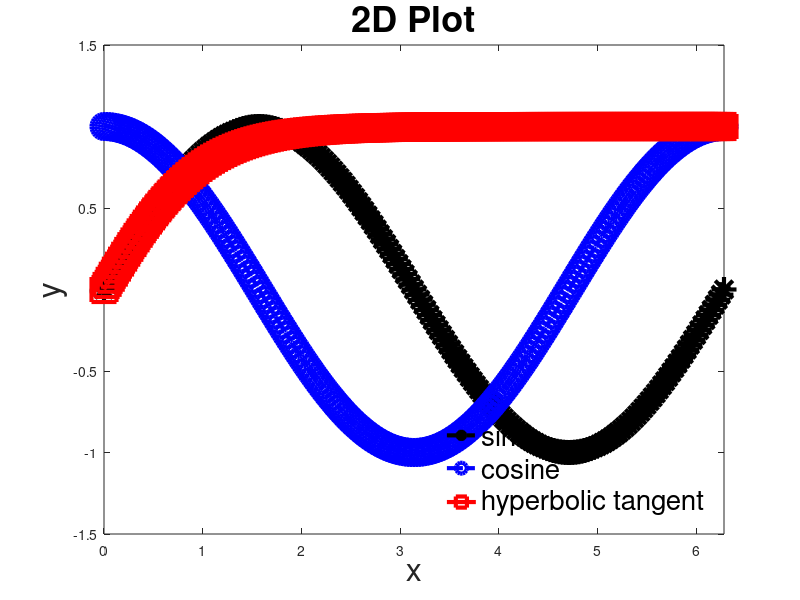

Source code (MATLAB):
%%%%%%%%%%%%%%%%%%%%%%%%%%%%%%%%%%%%%%%%%%%%%%%%%%%%%%%%%%%%%%%%%%%%%%%
%
% Introduction to Matlab
%
%%%%%%%%%%%%%%%%%%%%%%%%%%%%%%%%%%%%%%%%%%%%%%%%%%%%%%%%%%%%%%%%%%%%%%%


%%%%%%%%%%%%%%%%%%%%%%%%%%%%%%%%%%%%%%%%%%%
% Matrix and Array Creation
A = [1, 2, 3];
B = [1 2 3];

C = [1; 2; 3];

D = zeros(5, 10);
E = ones(10,3);
F = rand(3,4);

% Matrix and Array Operation
ApB = A + B;
Cp = C';
DtE = D*E;
FtF = F.*F;

% Matrix and Array Concatenation
AB1 = [A, B];
AB2 = [A; B];

% Array Indexing
aNum = F(5);
F1 = F(1:2,:);
F2 = F(3,[1,3]);

% Character Strings
S1 = 'CIS 2033: Computational Probability and Statistics, Section 002';
S2 = 'It''s Good';
S3 = ['The lab starts at ', num2str(9), ' AM.'];

% Function
V1 = rand(5,1);
V2 = rand(5,1);
max1 = max(V1);
min1 = min(V1);
max2 = max(V1, V2);
min2 = min(V1, V2);
[maxV, maxIndex] = max(V1);
[minV, minIndex] = min(V1);
clc % clears the command line;

% Plot
styles={'-.*k','-.ob','-sr'};
xs = 0:pi/100:2*pi;
ys = [sin(xs);cos(xs);tanh(xs)];
fig1 = figure;
ah = axes('Fontsize', 20);
set(fig1, 'CurrentAxes', ah);
for i=1:3
    plot(xs,ys(i,:),styles{1,i}, 'linewidth', 3, 'MarkerSize', 18);
    hold on;
end
ylim([min(min(ys))-0.5 max(max(ys))+0.5]); 
xlim([min(xs), max(xs)]);
title('2D Plot', 'fontsize',26);
xlabel('x','fontsize',23);
ylabel('y','fontsize',23);
lgd = legend('sine','cosine','hyperbolic tangent','Location', 'SouthEast');
set(lgd,'FontSize',20,'Box','off');
hold off
saveas(fig1, ['2d', '.eps'], 'epsc');
clear fig1;

subplot(1,3,1);
plot(xs, ys(1,:));
title('sin(x)');
subplot(1,3,2);
plot(xs,ys(2,:));
title('cos(x)');
subplot(1,3,3);
plot(xs,ys(3,:));
title('tan(x)');

% Control Flow;
% Conditional Statement;
a = 4;
if (a>4)
   b=a^2;
elseif (a<4)
   b=a;
else
   b=-a;
end

% For loop
for i=1:3:9
	disp(i); 
end

% While loop
j=10;
while j>0
   j=j-2;
end

% Help and Documentation
%%%%%%%%%%%%%%%%%%%%%%%%%%%%%%%%%%%%%%%%%%
help plot
doc plot
%plot(

%%%%%%%%%%%%%%%%%%%%%%%%%%%%%%%%%%%%%%%%%%%






